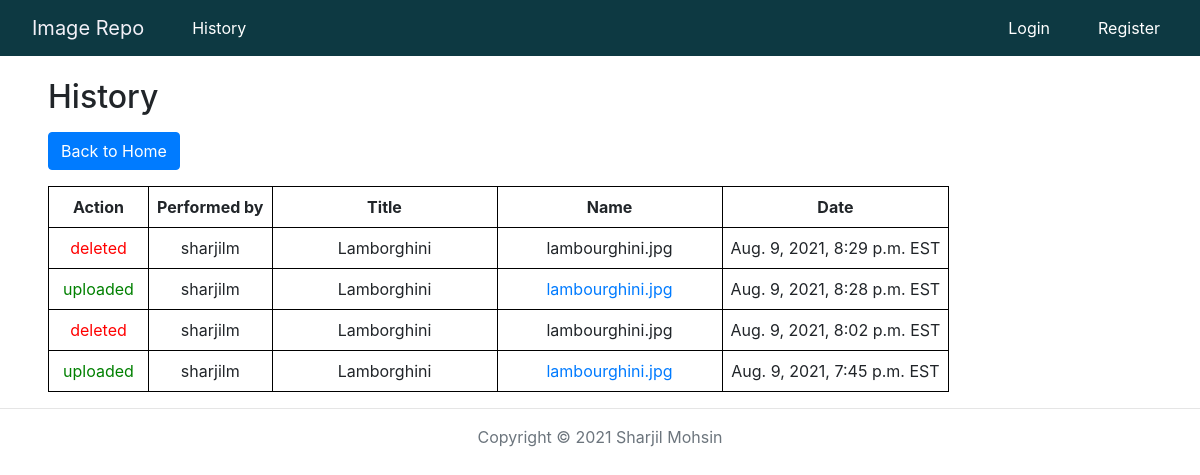
The page /history/ on the database its author committed.
### repo/models.py (models this page shows)
class History(models.Model):
    uploaded = 'uploaded'
    deleted = 'deleted'
    STATUS_CHOICES = [
        (uploaded, 'uploaded'),
        (deleted, 'deleted'),
    ]
    user = models.CharField(max_length=20)
    url = models.CharField(max_length=200, null=True, blank=True)
    title = models.CharField(max_length=100)
    name = models.CharField(max_length=100)
    action = models.CharField(max_length=8, choices=STATUS_CHOICES)
    date = models.DateTimeField(auto_now=True)

### repo/views.py (the view)
# urls.py: path('history/', HistoryListView.as_view(), name="history"),
class HistoryListView(ListView):
    model = History
    template_name = 'repo/history.html'
    def get_context_data(self, **kwargs):
        context = super().get_context_data(**kwargs)
        history = History.objects.all().order_by('-date')
        context['history'] = history
        return context

### repo/templates/repo/history.html
{% extends "repo/base.html" %}
{% block content %}
<h2 class="py-2 mx-5 mx-lg-5">History</h2>
<a class="my-4 my-lg-4 mx-5 mx-lg-5" href="{% url 'home' %}"><button class="btn btn-primary">Back to Home</button></a>
<table style="text-align: center;" class="my-3 my-lg-3 mx-5 mx-lg-5">
    <thead>
        <tr>
            <th class="py-2 px-2 border_black" style="min-width: 100px;">Action</th>
            <th class="py-2 px-2 border_black" style="min-width: 100px;">Performed by</th>
            <th class="py-2 px-2 border_black" style="min-width: 225px;">Title</th>
            <th class="py-2 px-2 border_black" style="min-width: 225px;">Name</th>
            <th class="py-2 px-2 border_black" style="min-width: 90px;">Date</th>
        </tr>
    </thead>
    <tbody>
        {% for entry in history %}
        <tr class="my-3 my-lg-3 mx-3 mx-lg-3 border_black">
            {% if entry.action == 'uploaded' %}
            <td class="py-2 px-2 border_black" style="color: green;">{{ entry.action }}</td>
            {% else %}
            <td class="py-2 px-2 border_black" style="color: red;">{{ entry.action }}</td>
            {% endif %}
            <td class="py-2 px-2 border_black">{{ entry.user }}</td>
            <td class="py-2 px-2 border_black">{{ entry.title }}</td>
            {% if entry.action == 'uploaded' %}
            <td class="py-2 px-2 border_black"><a href="{{ entry.url }}" target="_blank">{{ entry.name }}</a></td>
            {% else %}
            <td class="py-2 px-2 border_black">{{ entry.name }}</td>
            {% endif %}
            <td class="py-2 px-2 border_black">{{ entry.date }} EST</td>
            {% empty %}
        <tr class="my-3 my-lg-3 mx-3 mx-lg-3">
            <td class="py-2 px-2" colspan="5">No data.</td>
        </tr>
        <a class="my-4 my-lg-4 mx-3 mx-lg-3" href="{% url 'history' %}"><button class="btn btn-primary">Click to
                Refresh</button></a>
        {% endfor %}
    </tbody>
</table>
{% endblock content %}

### repo/templates/repo/base.html (shortened to what this page needs)
{% load static %}
<!DOCTYPE html>
<html>
<head>
    <link rel="stylesheet" href="https://stackpath.bootstrapcdn.com/bootstrap/4.5.2/css/bootstrap.min.css">
    <link rel="stylesheet" href="https://cdnjs.cloudflare.com/ajax/libs/font-awesome/5.15.1/css/all.min.css" />
    <link rel="stylesheet" type="text/css" href="{% static 'repo/main.css' %}">
</head>
<body style="padding-top:70px;">
    <nav class="navbar navbar-expand-md fixed-top px-3" style="background-color: rgb(13, 57, 66)">
      <a class="navbar-brand mx-3" href="{% url 'home' %}" style="color: rgb(242, 240, 247);">Image Repo</a>
      <a class=" nav-item nav-link mx-3 toolbar_links" href="{% url 'history' %}">History</a>
      <div class="collapse navbar-collapse">
          <ul class="nav navbar-nav ml-auto">
              {% if user.is_authenticated %}
              <li class="nav-item px-3 nav-link" style="color: rgb(242, 240, 247);">Logged in as {{ user.username }}:
              </li>
              <li class="nav-item px-3"><a class="nav-item nav-link toolbar_links"
                      href="{% url 'imageViewArchive' %}">Archives</a>
              </li>
              <li class="nav-item px-3"><a class="nav-item nav-link toolbar_links"
                      href="{% url 'logout' %}">Logout</a></li>
              {% else %}
              <li class="nav-item px-3"><a class="nav-item nav-link toolbar_links" href="{% url 'login' %}">Login</a>
              </li>
              <li class="nav-item px-3"><a class="nav-item nav-link toolbar_links"
                      href="{% url 'register' %}">Register</a></li>
              {% endif %}
          </ul>
      </div>
    </nav>
    {% block content %}{% endblock %}
    <hr>
    <p class="text-muted" style="text-align: center;">Copyright © 2021 Sharjil Mohsin</p>
</body>
</html>

### repo/static/repo/main.css (style rules this page uses)
.border_black { border: 1px solid black; }
.toolbar_links { color: rgb(255, 255, 255); }

### repo/templates/repo/base.html (style rules this page uses)
.border_black { border: 1px solid black; }
.toolbar_links { color: rgb(255, 255, 255); }

### rows shown on the page
History: action "deleted", user "sharjilm", title "Lamborghini", name "lambourghini.jpg", date "Aug. 9, 2021, 8:29 p.m."
History: action "uploaded", user "sharjilm", title "Lamborghini", name "lambourghini.jpg", date "Aug. 9, 2021, 8:28 p.m."
History: action "deleted", user "sharjilm", title "Lamborghini", name "lambourghini.jpg", date "Aug. 9, 2021, 8:02 p.m."
History: action "uploaded", user "sharjilm", title "Lamborghini", name "lambourghini.jpg", date "Aug. 9, 2021, 7:45 p.m."
